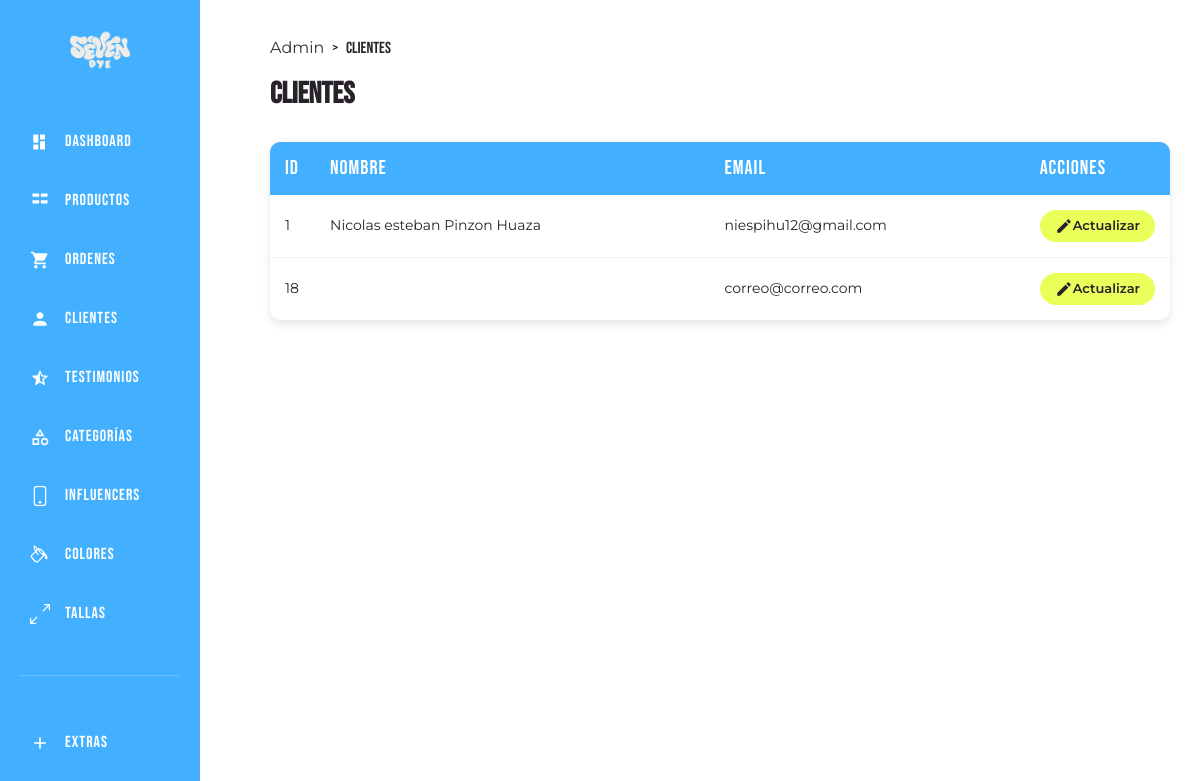
Screenshot of /clientes/admin (signed in) with the database file from the repository.
### tables this page shows
CREATE TABLE `usuarios` (
  `id` int NOT NULL AUTO_INCREMENT,
  `referencia` varchar(255) DEFAULT NULL,
  `nombre` varchar(255) DEFAULT NULL,
  `email` varchar(50) DEFAULT NULL,
  `contraseña` char(60) DEFAULT NULL,
  `telefono` varchar(20) DEFAULT NULL,
  `direccion` text,
  `rolId` int DEFAULT NULL,
  `imagen` varchar(200) DEFAULT NULL,
  `creado` date DEFAULT NULL,
  `actualizado` date DEFAULT NULL,
  `confirmado` tinyint(1) DEFAULT NULL,
  `token` varchar(15) DEFAULT NULL,
  PRIMARY KEY (`id`),
  UNIQUE KEY `referencia_UNIQUE` (`referencia`),
  KEY `rolId` (`rolId`),
  CONSTRAINT `usuarios_ibfk_1` FOREIGN KEY (`rolId`) REFERENCES `roles` (`id`) ON DELETE SET NULL ON UPDATE SET NULL
);

### controllers/ClienteController.php (called while the page is built, shortened)
<?php
class ClienteController
{
    public static function index(Router $router)
    {
        $usuarios = Usuario::all();
        $router->render('clientes/admin', [
            'usuarios' => $usuarios,
            'pageTitle' => 'clientes'
        ]);
    }
}

### public/index.php (called while the page is built, shortened)
<?php
$router = new Router();
$router->get('/admin', [DashboardController::class, 'index']);
$router->get('/testimonios/admin', [TestimonioController::class, 'index']);
$router->get('/testimonios/crear', [TestimonioController::class, 'crear']);
$router->post('/testimonios/crear', [TestimonioController::class, 'crear']);
$router->get('/testimonios/actualizar', [TestimonioController::class, 'actualizar']);
$router->post('/testimonios/actualizar', [TestimonioController::class, 'actualizar']);
$router->post('/testimonios/eliminar', [TestimonioController::class, 'eliminar']);
$router->get('/influencers/admin', [InfluencerController::class, 'index']);
$router->get('/influencers/crear', [InfluencerController::class, 'crear']);
$router->post('/influencers/crear', [InfluencerController::class, 'crear']);
$router->get('/influencers/actualizar', [InfluencerController::class, 'actualizar']);
$router->post('/influencers/actualizar', [InfluencerController::class, 'actualizar']);
$router->post('/influencers/eliminar', [InfluencerController::class, 'eliminar']);
$router->get('/categorias/admin', [CategoriaController::class, 'index']);
$router->get('/categorias/crear', [CategoriaController::class, 'crear']);
$router->post('/categorias/crear', [CategoriaController::class, 'crear']);
$router->get('/categorias/actualizar', [CategoriaController::class, 'actualizar']);
$router->post('/categorias/actualizar', [CategoriaController::class, 'actualizar']);
$router->post('/categorias/eliminar', [CategoriaController::class, 'eliminar']);
$router->get('/colores/admin', [ColorController::class, 'index']);
$router->get('/colores/crear', [ColorController::class, 'crear']);
$router->post('/colores/crear', [ColorController::class, 'crear']);
$router->get('/colores/actualizar', [ColorController::class, 'actualizar']);
$router->post('/colores/actualizar', [ColorController::class, 'actualizar']);
$router->post('/colores/eliminar', [ColorController::class, 'eliminar']);
$router->get('/tallas/admin', [TallaController::class, 'index']);
$router->get('/tallas/crear', [TallaController::class, 'crear']);
$router->post('/tallas/crear', [TallaController::class, 'crear']);
$router->get('/tallas/actualizar', [TallaController::class, 'actualizar']);
$router->post('/tallas/actualizar', [TallaController::class, 'actualizar']);
$router->post('/tallas/eliminar', [TallaController::class, 'eliminar']);
$router->get('/productos/admin', [ProductoController::class, 'index']);
$router->get('/productos/crear', [ProductoController::class, 'crear']);
$router->post('/productos/crear', [ProductoController::class, 'crear']);
$router->get('/productos/actualizar', [ProductoController::class, 'actualizar']);
$router->post('/productos/actualizar', [ProductoController::class, 'actualizar']);
$router->post('/productos/eliminar', [ProductoController::class, 'eliminar']);
$router->get('/clientes/admin', [ClienteController::class, 'index']);
$router->get('/clientes/actualizar', [ClienteController::class, 'actualizar']);
$router->post('/clientes/actualizar', [ClienteController::class, 'actualizar']);
$router->get('/login', [LoginController::class, 'login']);
$router->post('/login', [LoginController::class, 'login']);
$router->get('/register',[LoginController::class, 'registro']);
$router->post('/register',[LoginController::class, 'registro']);
$router->get('/logout', [LoginController::class, 'logout']);
$router->get('/google/login', [GoogleController::class, 'login']);
$router->get('/google/callback', [GoogleController::class, 'callback']);
$router->get('/olvide', [LoginController::class, 'olvide']);
$router->post('/olvide', [LoginController::class, 'olvide']);
$router->get('/recuperar', [LoginController::class, 'recuperar']);
$router->post('/recuperar', [LoginController::class, 'recuperar']);
$router->get('/confirmar-cuenta', [LoginController::class, 'confirmar']);
$router->get('/mensaje', [LoginController::class, 'mensaje']);
$router->get('/perfil', [UsuarioController::class, 'actualizar']);
$router->post('/perfil', [UsuarioController::class, 'actualizar']);
$router->get('/', [PaginasController::class, 'index']);
$router->get('/nosotros', [PaginasController::class, 'nosotros']);
$router->get('/contacto', [PaginasController::class, 'contacto']);
$router->post('/contacto', [PaginasController::class, 'contacto']);
$router->get('/carrito', [CarritoController::class, 'index']);
$router->post('/carrito/agregar', [CarritoController::class, 'agregar']);
$router->post('/carrito/actualizar', [CarritoController::class, 'actualizar']);
$router->post('/carrito/eliminar', [CarritoController::class, 'eliminar']);
$router->get('/tienda', [TiendaController::class, 'index']);
$router->get('/tienda/{slug}', [TiendaController::class, 'indexSlug']);
$router->get('/detalles/{slug}', [TiendaController::class, 'detalles']);
$router->get('/deseos', [DeseoController::class, 'index']);
$router->get('/deseos/verificar', [DeseoController::class, 'verificar']);
$router->post('/deseos/guardar', [DeseoController::class, 'guardar']);
$router->post('/deseos/eliminar', [DeseoController::class, 'eliminar']);
$router->comprobarRutas();

### models/ActiveRecord.php (called while the page is built, shortened)
<?php
class ActiveRecord
{
    protected static $db;
    protected static $tabla = '';
    public static function setDB($database)
    {
        self::$db = $database;
    }
    public static function all()
    {
        $query = "SELECT * FROM " . static::$tabla . " ORDER BY id ASC ";
        $resultado = self::consultarSQL($query);
        return $resultado;
    }
    public static function consultarSQL($query)
    {
        $resultado = self::$db->query($query);
        $array = [];
        while ($registro = $resultado->fetch_assoc()) {
            $array[] = static::crearObjeto($registro);
        }
        return $array;
    }
    protected static function crearObjeto($registro)
    {
        $objeto = new static;
        foreach ($registro as $key => $value):
            if (property_exists($objeto, $key)) {
                $objeto->$key = $value;
            }
        endforeach;
        return $objeto;
    }
}

### views/clientes/admin.php (the view)
<?php include __DIR__ . "/../templates/admin-header.php"; ?>
<main class="dashboard__content">
    <div class="influencers">
        <div class="dashboard__breadcrumb">
            <p>
                <a href="/admin">Admin</a>
                <span>></span>
                <?php echo $pageTitle; ?>
            </p>
        </div>
        <div class="influencers__header">
            <h2>Clientes</h2>
        </div>
        <table class="influencers__tabla">
            <thead>
                <tr>
                    <th>Id</th>
                    <th>Nombre</th>
                    <th>Email</th>
                    <th>Acciones</th>
                </tr>
            </thead>
            <tbody>
                <?php foreach ($usuarios as $usuario) { ?>
                    <tr>
                        <td><?php echo $usuario->id; ?></td>
                        <td><?php echo $usuario->nombre; ?></td>
                        <td><?php echo $usuario->email; ?></td>
                        <td>
                            <div class="influencers__acciones">
                                <a href="/clientes/actualizar?id=<?php echo $usuario->id; ?>" class="boton-actualizar">
                                    <svg xmlns="http://www.w3.org/2000/svg" viewBox="0 0 24 24" fill="currentColor" width="18" height="18">
                                        <path d="M3 17.25V21h3.75L17.81 9.94l-3.75-3.75L3 17.25zM20.71 7.04c.39-.39.39-1.02 0-1.41l-2.34-2.34c-.39-.39-1.02-.39-1.41 0l-1.83 1.83 3.75 3.75 1.83-1.83z" />
                                    </svg>
                                    Actualizar
                                </a>
                            </div>
                        </td>
                    </tr>
                <?php } ?>
            </tbody>
        </table>
    </div>
</main>
<?php include __DIR__ . "/../templates/admin-footer.php"; ?>

### Router.php (shortened to what this page needs)
<?php
class Router {
    public $rutasGET = [];
    public $rutasPOST = [];
    public function get($url, $fn) {
        $this->rutasGET[] = ['pattern' => $this->crearPatron($url), 'callback' => $fn];
    }
    public function post($url, $fn) {
        $this->rutasPOST[] = ['pattern' => $this->crearPatron($url), 'callback' => $fn];
    }
    private function crearPatron($url) {
        $regex = preg_replace('/\{(\w+)\}/', '(?P<\1>[^/]+)', $url);
        return '#^' . $regex . '$#';
    }
    public function comprobarRutas() {
        $urlActual = $_SERVER['PATH_INFO'] ?? '/';
        $metodo = $_SERVER['REQUEST_METHOD'];
        $rutas = $metodo === 'GET' ? $this->rutasGET : $this->rutasPOST;
        foreach ($rutas as $ruta) {
            if (preg_match($ruta['pattern'], $urlActual, $coincidencias)) {
                $parametros = array_filter($coincidencias, 'is_string', ARRAY_FILTER_USE_KEY);
                call_user_func_array($ruta['callback'], array_merge([$this], $parametros));
                return;
            }
        }
    }
    public function render($view, $datos = []) {
        include __DIR__ . "/views/$view.php";
        include __DIR__ . "/views/layout.php";
    }
}

### rows the page displays
usuarios: id "1", nombre "Nicolas esteban Pinzon Huaza", email "niespihu12@gmail.com"
usuarios: id "18", email "correo@correo.com"
